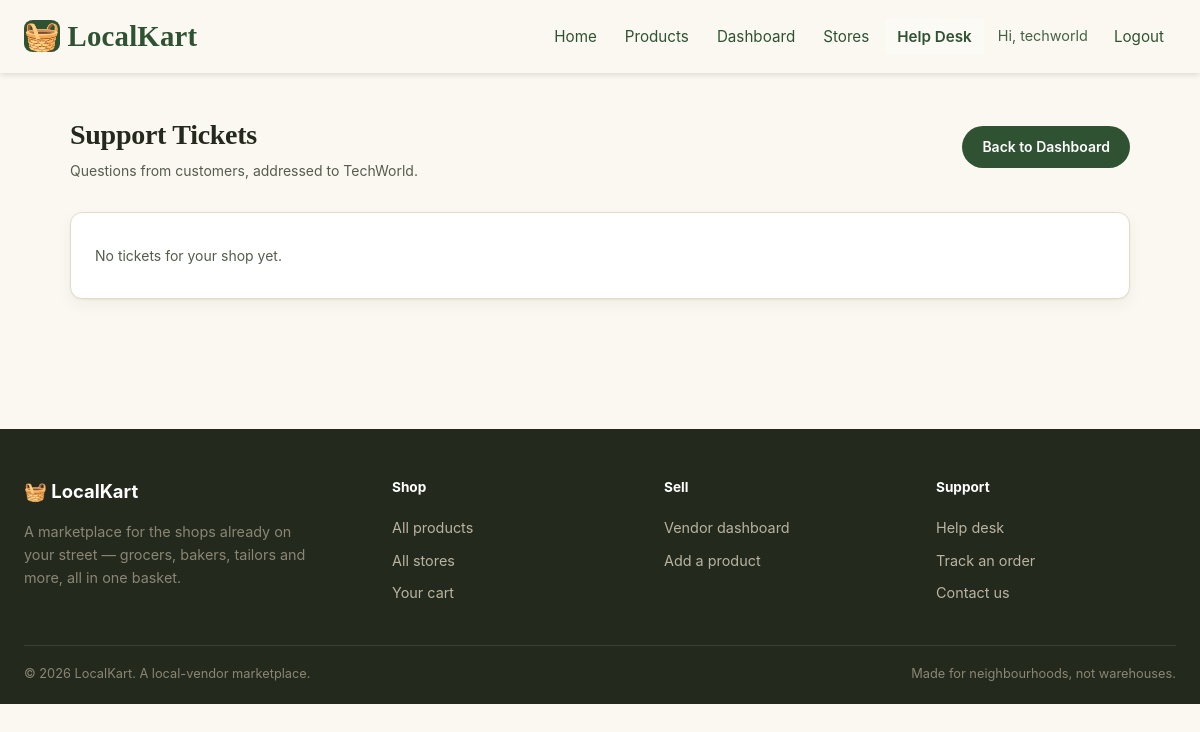
/shopkeeper_helpdesk.php (signed in), run on an earlier commit of the app's database.
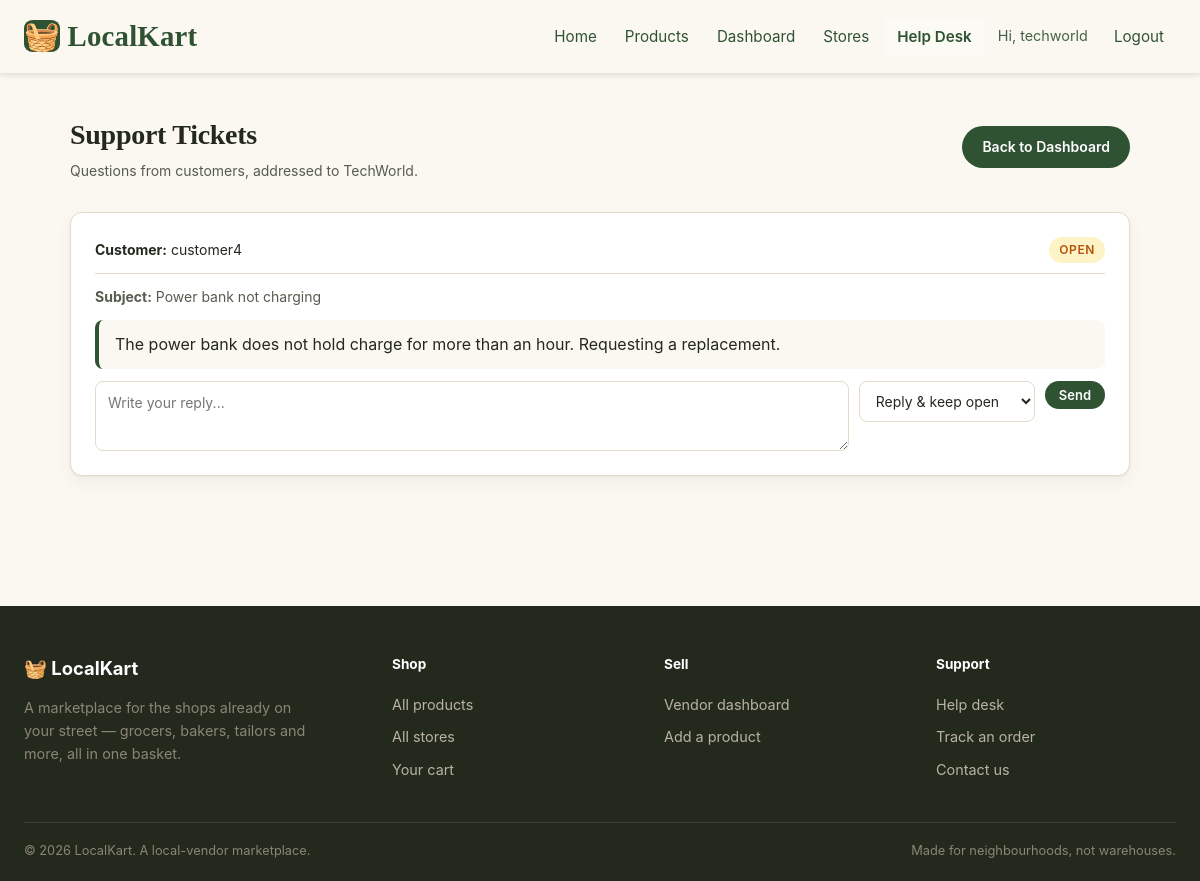
And on a later commit of the database.
### tables this page shows
CREATE TABLE IF NOT EXISTS helpdesk (
    id INT AUTO_INCREMENT PRIMARY KEY,
    user_id INT NOT NULL,
    vendor_id INT NOT NULL,
    subject VARCHAR(150) NOT NULL,
    message TEXT NOT NULL,
    response TEXT,
    status ENUM('open', 'answered', 'closed') DEFAULT 'open',
    created_at TIMESTAMP DEFAULT CURRENT_TIMESTAMP,
    updated_at TIMESTAMP NULL,
    FOREIGN KEY (user_id) REFERENCES users(id) ON DELETE CASCADE,
    FOREIGN KEY (vendor_id) REFERENCES vendors(id) ON DELETE CASCADE
);

CREATE TABLE IF NOT EXISTS users (
    id INT AUTO_INCREMENT PRIMARY KEY,
    username VARCHAR(50) UNIQUE NOT NULL,
    email VARCHAR(100) UNIQUE NOT NULL,
    password VARCHAR(255) NOT NULL,
    role ENUM('admin', 'shopkeeper', 'customer') NOT NULL,
    reset_token VARCHAR(64) NULL,
    reset_token_expires DATETIME NULL,
    created_at TIMESTAMP DEFAULT CURRENT_TIMESTAMP
);

### shopkeeper_helpdesk.php (the view, shortened to what this page needs)
<?php
require_once 'config.php';
$userId = $_SESSION['user_id'];
$stmt = $pdo->prepare("SELECT id, store_name FROM vendors WHERE user_id = ? LIMIT 1");
$stmt->execute([$userId]);
$vendor = $stmt->fetch(PDO::FETCH_ASSOC);
$vendorId = $vendor['id'];
$stmt = $pdo->prepare(
    "SELECT h.*, u.username
     FROM helpdesk h
     JOIN users u ON h.user_id = u.id
     WHERE h.vendor_id = ?
     ORDER BY FIELD(h.status, 'open', 'answered', 'closed'), h.created_at DESC"
);
$stmt->execute([$vendorId]);
$tickets = $stmt->fetchAll(PDO::FETCH_ASSOC);
?>
<!DOCTYPE html>
<html lang="en">
<head>
</head>
<body>
    <?php include 'partials/header.php'; ?>
    <div class="container">
        <div class="page-header">
            <div>
                <h2>Support Tickets</h2>
                <p>Questions from customers, addressed to <?= htmlspecialchars($vendor['store_name']) ?>.</p>
            </div>
            <a href="shopkeeper.php" class="btn">Back to Dashboard</a>
        </div>
        <?php if (empty($tickets)): ?>
            <div class="ticket"><p>No tickets for your shop yet.</p></div>
        <?php else: ?>
            <?php foreach ($tickets as $i => $ticket): ?>
                <div class="ticket" style="animation-delay:<?= $i * 0.05 ?>s">
                    <div class="ticket-meta">
                        <span><strong>Customer:</strong> <?= htmlspecialchars($ticket['username']) ?></span>
                        <span class="status status-<?= htmlspecialchars($ticket['status']) ?>">
                            <?= ucfirst($ticket['status']) ?>
                        </span>
                    </div>
                    <p><strong>Subject:</strong> <?= htmlspecialchars($ticket['subject']) ?></p>
                    <div class="message-block">
                        <?= nl2br(htmlspecialchars($ticket['message'])) ?>
                    </div>
                    <?php if ($ticket['status'] !== 'closed'): ?>
                        <form method="POST" class="reply-form">
                            <textarea name="response" placeholder="Write your reply..." required><?= htmlspecialchars($ticket['response'] ?? '') ?></textarea>
                            <select name="status">
                                <option value="answered">Reply &amp; keep open</option>
                            </select>
                            <button type="submit" class="btn btn-sm">Send</button>
                        </form>
                    <?php endif; ?>
                </div>
            <?php endforeach; ?>
        <?php endif; ?>
    </div>
    <?php include 'partials/footer.php'; ?>
</body>
</html>

What changed in the data, as far as the page shows it:
added helpdesk: user.username "customer4", status "OPEN", subject "Power bank not charging", message "The power bank does not hold charge for more than an hour. Requesting a replacement."
Also different on the page:
text no longer shown: "No tickets for your shop yet."
